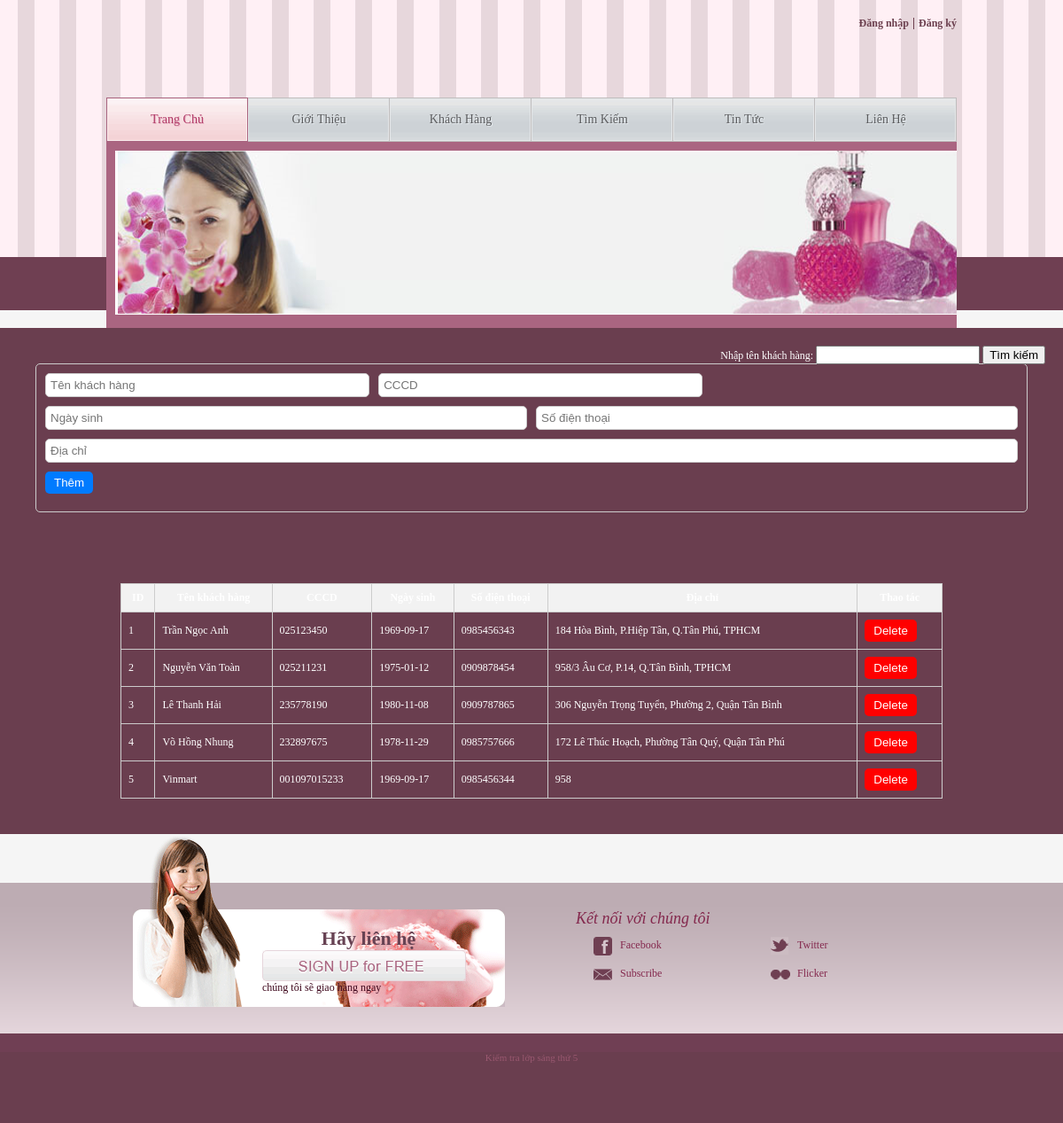
The app's page /khachhang.php with its own data.
### tables this page shows
CREATE TABLE `khachhang` (
  `id` int(11) NOT NULL,
  `ten` varchar(100) NOT NULL,
  `cmnd` varchar(12) NOT NULL,
  `ngaysinh` date NOT NULL,
  `dienthoai` varchar(12) NOT NULL,
  `diachi` varchar(250) NOT NULL
);

### khachhang.php (the view, shortened to what this page needs)
<?php
include 'template.php';
?>
<head>
</head>
<div id="searchSection">
    <form action="<?php echo htmlspecialchars($_SERVER["PHP_SELF"]); ?>" method="POST">
        <label for="searchQuery">Nhập tên khách hàng:</label>
        <input type="text" name="searchQuery" id="searchQuery" required>
        <button type="submit" name='search'>Tìm kiếm</button>
    </form>
</div>
<div id="inputSection">
    <div class="input-container">
        <div class="input-row">
            <input type="text" class="input-field" id="ten" placeholder="Tên khách hàng">
            <input type="text" class="input-field" id="cmnd" placeholder="CCCD">
        </div>
        <div class="input-row">
            <input type="text" class="input-field" id="ngaysinh" placeholder="Ngày sinh">
            <input type="text" class="input-field" id="dienthoai" placeholder="Số điện thoại">
        </div>
        <div class="input-row">
            <input type="text" class="input-field" id="diachi" placeholder="Địa chỉ">
        </div>
        <div class="input-row">
            <button id="addButton">Thêm</button>
        </div>
    </div>
</div>
<div id="tableSection">
    <table>
        <tr>
            <th>ID</th>
            <th>Tên khách hàng</th>
            <th>CCCD</th>
            <th>Ngày sinh</th>
            <th>Số điện thoại</th>
            <th>Địa chỉ</th>
            <th>Thao tác</th>
        </tr>
        <?php
        include 'connect.php';
        $sql = "SELECT * FROM khachhang";
        $result = $conn->query($sql);
        if ($result->num_rows > 0) {
            while ($row = $result->fetch_assoc()) {
                echo "<tr>";
                echo "<td>" . $row["id"] . "</td>";
                echo "<td>" . $row["ten"] . "</td>";
                echo "<td>" . $row["cmnd"] . "</td>";
                echo "<td>" . $row["ngaysinh"] . "</td>";
                echo "<td>" . $row["dienthoai"] . "</td>";
                echo "<td>" . $row["diachi"] . "</td>";
                echo '<td><form method="post"><input type="hidden" name="userIdToDelete" value="' . $row["id"] . '"><button class="delete-button" type="submit" name="deleteButton">Delete</button></form></td>';
                echo "</tr>";
            }
        } else {
            echo "<tr><td colspan='3'>Không có dữ liệu</td></tr>";
        }
        ?>
    </table>
</div>
<?php
include 'footer.php';
?>

### template.php (shortened to what this page needs)
<!DOCTYPE html>
<html>
<head>
    <link rel="stylesheet" type="text/css" href="css/style.css" />
</head>
<body>
    <div id="header">
        <div>
            <div>
                <div id="logo">
                </div>
                <div>
                    <div>
                        <a href="#">Đăng nhập</a>
                        <a href="#" class="last">Đăng ký</a>
                    </div>
                </div>
            </div>
            <ul>
                <li class="current"><a href="index.php">Trang chủ</a></li>
                <li><a href="">Giới thiệu</a></li>
                <li><a href="khachhang.php">Khách hàng</a></li>
                <li><a href="">Tìm kiếm</a></li>
                <li><a href="">Tin tức</a></li>
                <li><a href="">Liên hệ</a></li>
            </ul>
            <div class="section">
                <a href="index.php"><img src="images/banner.PNG" alt="Image" /></a>
            </div>
        </div>
    </div>
</body>
</html>

### footer.php
<div id="footer">
    <div class="section">
        <div>
            <div class="aside">
                <div>
                    <div>
                        <b>Hãy liên hệ</b>
                        <a href="#">Đăng nhập</a>
                        <p>chúng tôi sẽ giao hàng ngay</p>
                    </div>
                </div>
            </div>
            <div class="connect">
                <span>Kết nối với chúng tôi</span>
                <ul>
                    <li><a href="#" target="_blank" class="facebook">Facebook</a></li>
                    <li><a href="#" target="_blank" class="twitter">Twitter</a></li>
                    <li><a href="#" class="subscribe">Subscribe</a></li>
                    <li><a href="#" target="_blank" class="flicker">Flicker</a></li>
                </ul>
            </div>
        </div>
    </div>
    <div id="navigation">
        <div>
            <p>Kiểm tra lớp sáng thứ 5</p>
        </div>
    </div>
</div>

### khachhang.php (style rules this page uses)
body { color: white; }
#searchSection { float: right; padding: 20px; }
#inputSection { padding: 20px; }
.input-container { margin: 20px; padding: 10px; border: 1px solid #ccc; border-radius: 5px; }
.input-row { display: flex; flex-wrap: wrap; gap: 10px; margin-bottom: 10px; }
.input-field { flex: 1; padding: 5px; border: 1px solid #ccc; border-radius: 5px; }
#addButton { background-color: #007bff; color: #fff; border: none; padding: 5px 10px; border-radius: 5px; cursor: pointer; }
#tableSection { padding: 20px; }
table { width: 80%; border-collapse: collapse; margin: 20px auto; }
th, td { border: 1px solid #ccc; padding: 8px; }
th { background-color: #f2f2f2; }
.delete-button { background-color: #ff0000; color: #fff; border: none; padding: 5px 10px; border-radius: 5px; cursor: pointer; }

### records on screen
khachhang: id "1", ten "Trần Ngọc Anh", cmnd "025123450", ngaysinh "1969-09-17", dienthoai "0985456343", diachi "184 Hòa Bình, P.Hiệp Tân, Q.Tân Phú, TPHCM"
khachhang: id "2", ten "Nguyễn Văn Toàn", cmnd "025211231", ngaysinh "1975-01-12", dienthoai "0909878454", diachi "958/3 Âu Cơ, P.14, Q.Tân Bình, TPHCM"
khachhang: id "3", ten "Lê Thanh Hải", cmnd "235778190", ngaysinh "1980-11-08", dienthoai "0909787865", diachi "306 Nguyễn Trọng Tuyển, Phường 2, Quận Tân Bình"
khachhang: id "4", ten "Võ Hồng Nhung", cmnd "232897675", ngaysinh "1978-11-29", dienthoai "0985757666", diachi "172 Lê Thúc Hoạch, Phường Tân Quý, Quận Tân Phú"
khachhang: id "5", ten "Vinmart", cmnd "001097015233", ngaysinh "1969-09-17", dienthoai "0985456344", diachi "958"
